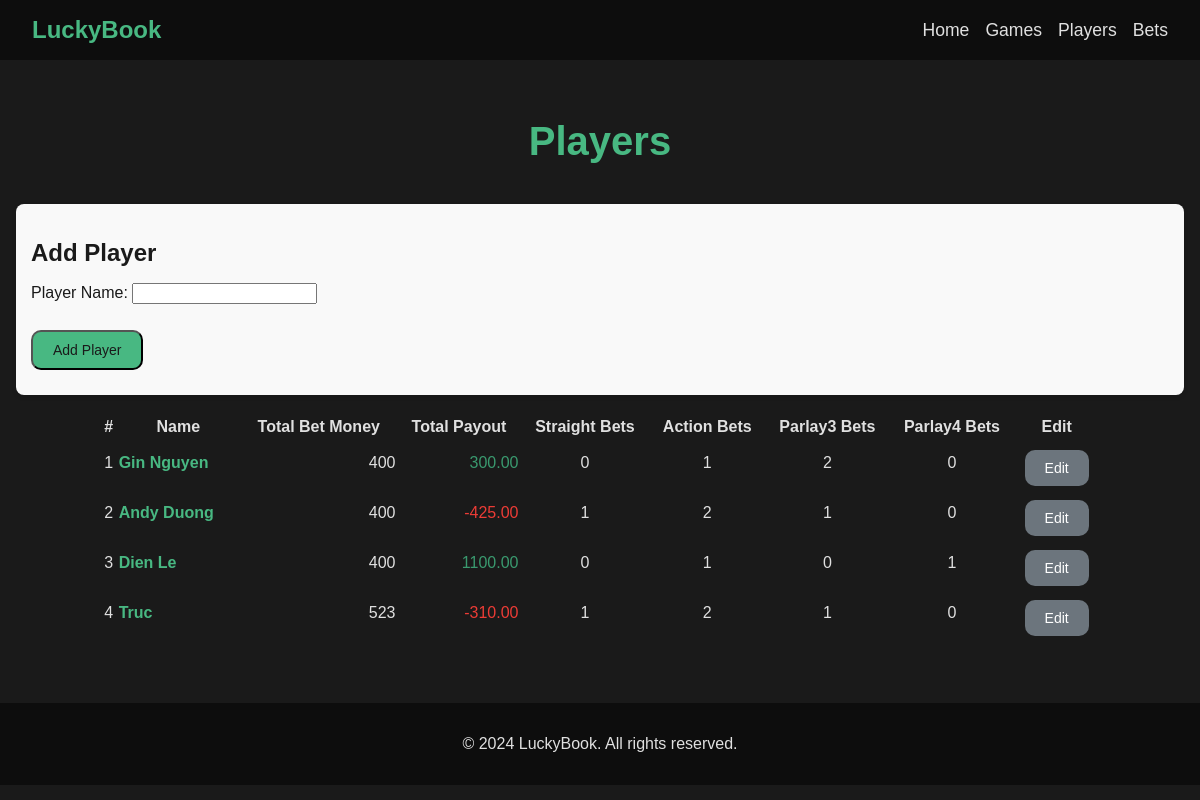
Screenshot of /players/ with the database file from the repository.
### my_book/models.py (models this page shows, shortened)
class Player(models.Model):
    name = models.CharField(max_length=100, unique=True)
    total_betting_money = models.DecimalField(
        max_digits=12, decimal_places=2, default=0.00
    )
    total_payout = models.DecimalField(max_digits=12, decimal_places=2, default=0.00)
    def get_straight_bet_count(self):
        return self.straight_bets.count()
    def get_action_bet_count(self):
        return self.action_bets.count()
    def get_parlay3_bet_count(self):
        return self.parlay3_bets.count()
    def get_parlay4_bet_count(self):
        return self.parlay4_bets.count()
    def calculate_total_betting_money(self):
        total_betting_money = self.straight_bets.aggregate(total=Sum("bet_amount"))[
            "total"
        ] or Decimal(0)
        total_betting_money += self.action_bets.aggregate(total=Sum("bet_amount"))[
            "total"
        ] or Decimal(0)
        total_betting_money += self.parlay3_bets.aggregate(total=Sum("bet_amount"))[
            "total"
        ] or Decimal(0)
        total_betting_money += self.parlay4_bets.aggregate(total=Sum("bet_amount"))[
            "total"
        ] or Decimal(0)
        self.total_betting_money = total_betting_money
        self.save()
        return total_betting_money
    def calculate_total_payout(self):
        total_payout = 0
        for bet_model in [
            self.straight_bets,
            self.action_bets,
            self.parlay3_bets,
            self.parlay4_bets,
        ]:
            for bet in bet_model.all():
                payout = bet.calculate_payout()
                if payout:
                    total_payout += bet.calculate_payout()
        self.total_payout = total_payout
        self.save()
        return total_payout

### my_book/views.py (the view, shortened to what this page needs)
class PlayerListView(ListView):
    model = Player
    template_name = "players/player_list.html"
    context_object_name = "players"
    def get_context_data(self, **kwargs):
        context = super().get_context_data(**kwargs)
        if "player_form" not in context:
            context["player_form"] = PlayerForm()
        players = Player.objects.all()
        for player in players:
            player.calculate_total_betting_money()
            player.calculate_total_payout()
        context["players"] = players
        return context

### my_book/forms.py
class PlayerForm(forms.ModelForm):
    class Meta:
        model = Player
        fields = ["name"]
        labels = {
            "name": "Player Name",
        }
        widgets = {
            "name": forms.TextInput(attrs={"class": "form-control"}),
        }

### my_book/models.py (called while the page is built)
    def determine_over_under(self):
        if (
            self.total_points is None
            or self.total_points == Decimal(0.00)
            or self.over_under_points is None
            or self.over_under_points == Decimal(0.00)
        ):
            print(f"Game.determine_winner(): {self} points not available yet.")
            return None
        if self.total_points > self.over_under_points:
            return "Over"
        elif self.total_points < self.over_under_points:
            return "Under"
        else:
            return "Tie"

    def __str__(self):
        return f"{self.team_a}@{self.team_b}"

    def calculate_payout(self):
        outcome = self.single_bet1.determine_outcome()
        if outcome == "Win":
            multiplier = Decimal(1)
        elif outcome == "Tie":
            multiplier = Decimal(0)
        elif outcome == "Loss":
            multiplier = Decimal(-1.05)  # includes 5% comission
        elif outcome == "Pending":
            self.payout = None
            self.save()
            return None
        else:
            raise ValueError("Invalid outcome for the bet.")
        payout = self.bet_amount * multiplier
        self.payout = payout.quantize(Decimal("0.01"), rounding=ROUND_HALF_UP)
        self.save()
        return self.payout

### my_book/templates/players/player_list.html (shortened to what this page needs)
{% extends "my_book/base.html" %}
{% block content %}
<div class="container">
    <h1 class="page-title">Players</h1>
    <div class="create-player-form">
        <h2>Add Player</h2>
        <form method="POST" class="form-inline">
            {{ player_form.as_p }}
            <button type="submit" class="btn btn-primary">Add Player</button>
        </form>
    </div>
    <div class="player-list">
        <table class="table table-striped">
            <thead>
                <tr>
                    <th>#</th>
                    <th>Name</th>
                    <th>Total Bet Money</th>
                    <th>Total Payout</th>
                    <th>Straight Bets</th>
                    <th>Action Bets</th>
                    <th>Parlay3 Bets</th>
                    <th>Parlay4 Bets</th>
                    <th>Edit</th>
                </tr>
            </thead>
            <tbody>
                {% for player in players %}
                    <tr>
                        <td>{{ forloop.counter }}</td>
                        <td style="text-align: left;">
                            <a href="{% url 'player-detail' player.pk %}" class="player-name-link">
                            {{ player.name }}
                            </a>
                        </td>
                        <td style="text-align: right;">{{ player.total_betting_money }}</td>
                        <td style="text-align: right;">
                            <span
                                class="{% if player.total_payout < 0 %}text-red{% else %}text-green{% endif %}">
                                {{ player.total_payout }}
                            </span>
                        </td>
                        <td>{{ player.get_straight_bet_count }}</td>
                        <td>{{ player.get_action_bet_count }}</td>
                        <td>{{ player.get_parlay3_bet_count }}</td>
                        <td>{{ player.get_parlay4_bet_count }}</td>
                        <td>
                            <a href="{% url 'player-edit' player.id %}" class="btn btn-secondary btn-sm">Edit</a>
                        </td>
                    </tr>
                {% endfor %}
            </tbody>
        </table>
    </div>
</div>
{% endblock %}

### static/styles.css (style rules this page uses)
body.dark-mode { background-color: #1a1a1a; color: #e0e0e0; font-family: Arial, sans-serif; margin: 0; padding: 0; }
.container { max-width: 1200px; margin: 0 auto; padding: 2em 1em; }
.page-title { font-size: 2.5em; color: #48b882; margin-bottom: 1em; text-align: center; }
table { margin: 0 auto; width: 90%; max-width: 1000px; }
.btn-primary { display: inline-block; background-color: #48b882; color: #1a1a1a; padding: 10px 20px; font-size: 14px; text-decoration: none; border-radius: 10px; transition: background-color 0.3s ease; margin: 10px auto; }
.btn-secondary { background-color: #6c757d; color: #ffffff; padding: 10px 20px; border: none; border-radius: 10px; font-size: 14px; cursor: pointer; text-decoration: none; display: inline-block; transition: background-color 0.3s ease; margin-top: 10px; }
.create-player-form { margin-bottom: 20px; background: #f9f9f9; padding: 15px; border-radius: 8px; box-shadow: 0 2px 5px rgba(0, 0, 0, 0.1); color: #1a1a1a; }
.create-player-form h2 { margin-bottom: 10px; }
.table-striped th, .table-striped td { text-align: center; vertical-align: middle; }
.player-name-link { color: #48b882; text-decoration: none; font-weight: bold; transition: color 0.3s ease; }
.text-red { color: #ec3c36; }
.text-green { color:#3a9a6f; }

### rows the page displays
Player: name "Gin Nguyen", total_betting_money "400", total_payout "300.00", get_straight_bet_count "0", get_action_bet_count "1", get_parlay3_bet_count "2", get_parlay4_bet_count "0"
Player: name "Andy Duong", total_betting_money "400", total_payout "-425.00", get_straight_bet_count "1", get_action_bet_count "2", get_parlay3_bet_count "1", get_parlay4_bet_count "0"
Player: name "Dien Le", total_betting_money "400", total_payout "1100.00", get_straight_bet_count "0", get_action_bet_count "1", get_parlay3_bet_count "0", get_parlay4_bet_count "1"
Player: name "Truc", total_betting_money "523", total_payout "-310.00", get_straight_bet_count "1", get_action_bet_count "2", get_parlay3_bet_count "1", get_parlay4_bet_count "0"
